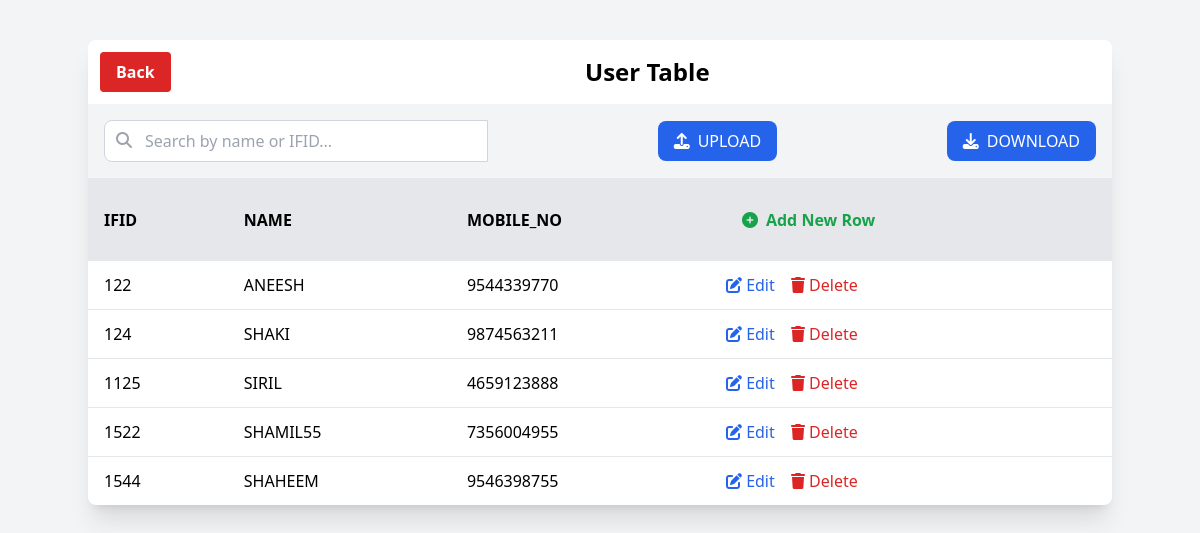
Screenshot of /users with the database file from the repository.
### users/models.py (models this page shows)
class empinfo(models.Model):
    ifid = models.IntegerField(null=True)
    name = models.CharField(max_length=250)
    mobileno = models.IntegerField(null=True)
    class Meta:
        unique_together = ('name', 'ifid')

### users/views.py (the view)
# urls.py: path('', include('users.urls')),
def users(request):
    emp_set = empinfo.objects.all()
    query = request.GET.get('q', '').strip()
    emp_set = empinfo.objects.all().order_by('ifid')
    if query:
        emp_set = emp_set.filter(
            Q(name__icontains=query) | Q(ifid__icontains=query)
        )
    print(emp_set)
    return render(request, 'users.html', {'employe': emp_set,'query': query})

### users/templates/users.html (shortened to what this page needs)
<!DOCTYPE html>
<html lang="en" class="h-full bg-gray-100">
<head>
   <link rel="stylesheet" href="https://cdnjs.cloudflare.com/ajax/libs/font-awesome/6.4.0/css/all.min.css">
  <script src="https://cdn.tailwindcss.com"></script>
</head>
<body class="p-10">
  <div class="container mx-auto ">
<div class="max-w-6xl mx-auto bg-white rounded-lg shadow-xl overflow-hidden">
  <div class="flex flex-col sm:flex-row items-center justify-between m-3 w-full">
  <a href="{% url 'home' %}" class="bg-red-600 hover:bg-blue-700 text-white font-bold py-2 px-4 rounded mb-4 sm:mb-0">
    Back
  </a>
  <div class="flex-1 flex justify-center">
    <h1 class="text-2xl font-bold text-center">User Table</h1>
  </div>
</div>
    <div class="flex flex-col sm:flex-row justify-between items-center p-4 bg-gray-100 border-b">
      <form method="get" action="{% url 'users' %}" class="flex w-full sm:w-96 mb-4 sm:mb-0">
  <div class="relative flex-grow">
    <input
      type="text"
      name="q"
      placeholder="Search by name or IFID..."
      value="{{ query|default:'' }}"
      class="w-full pl-10 pr-4 py-2 rounded-l-lg border border-gray-300 focus:outline-none focus:ring-2 focus:ring-blue-500"
    >
    <i class="fas fa-search absolute left-3 top-3 text-gray-400"></i>
  </div>
</form>
    <a href="#modal-upload"><button class="bg-blue-600 hover:bg-blue-700 text-white px-4 py-2 rounded-lg flex items-center">
        <i class="fas fa-upload mr-2"></i>
        UPLOAD
      </button></a>
    <div><a href="#modal-download">
           <button type="submit" class="bg-blue-600 hover:bg-blue-700 text-white px-4 py-2 rounded-lg flex items-center">
  <i class="fas fa-download mr-2"></i>
  DOWNLOAD
</button></a>
  </div>
    </div>
    <div class="overflow-x-auto">
      <table class=" min-w-full divide-y divide-gray-200">
        <thead class="bg-gray-200">
          <tr class="uppercase">
            <th class="py-3 px-4 text-left">ifid</th>
            <th class="py-3 px-4 text-left">name</th>
            <th class="py-3 px-4 text-left">mobile_no</th>
             <th class="py-3 px-4 text-left"><div class="p-4 border-t">
     <a href="#modal-add"> <button class="flex items-center text-green-600 hover:text-green-800">
        <i class="fas fa-plus-circle mr-2"></i>
        Add New Row
      </button></a>
    </div></th>
          </tr>
        </thead>
        <tbody>
          {% for data in employe %}
          <tr class="border-t">
            <td class="py-3 px-4">{{data.ifid}}</td>
            <td class="py-3 px-4">{{data.name}}</td>
            <td class="py-3 px-4">{{data.mobileno}}</td>
            <td class="py-3 px-4">
              <a href="#modal-edit-{{data.id}}">
  <button class="text-blue-600 hover:text-blue-900 mr-3">
    <i class="fas fa-edit"></i> Edit
  </button>
</a>
              <a href="#modal-delete-{{data.id}}" ><button class="text-red-600 hover:text-red-900">
                <i class="fas fa-trash"></i> Delete
              </button></a>
            </td>
          </tr>
          {% endfor%}
        </tbody>
      </table>
    </div>
  </div>
</div>
</body>
</html>

### rows the page displays
empinfo: ifid "122", name "ANEESH", mobileno "9544339770"
empinfo: ifid "124", name "SHAKI", mobileno "9874563211"
empinfo: ifid "1125", name "SIRIL", mobileno "4659123888"
empinfo: ifid "1522", name "SHAMIL55", mobileno "7356004955"
empinfo: ifid "1544", name "SHAHEEM", mobileno "9546398755"
